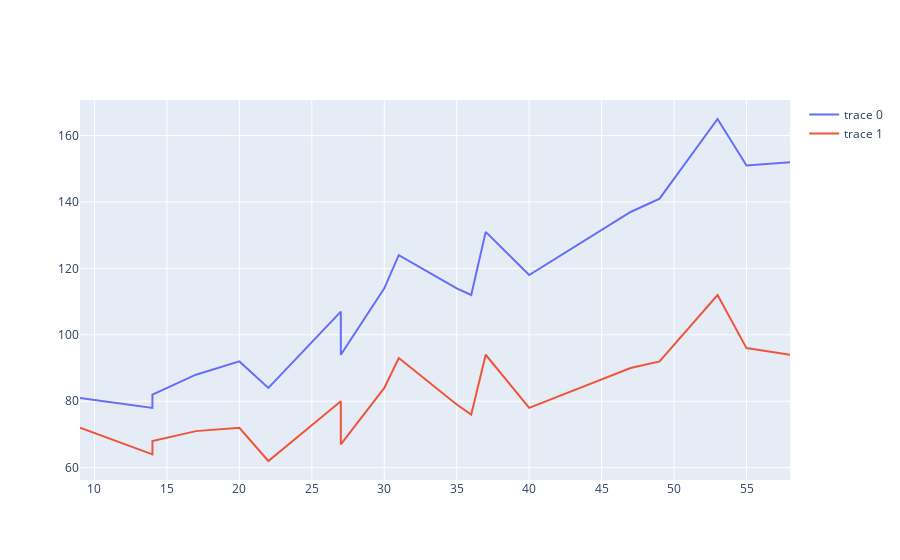

Notebook code for this chart:
### Code cell
init_notebook_mode(connected=True)  # initiate notebook for offline plot

trace0 = Scatter(
  x=df["Gap"],
  y=df["Men"]
)
trace1 = Scatter(
  x=df["Gap"],
  y=df["Women"]
)

iplot([trace0, trace1])

### Figure 1 — Plotly figure (JSON) as saved in the notebook; plotly's stock layout.template omitted (floating-point values rounded to 4 significant figures)
{"data": [{"type": "scatter", "x": [58, 55, 53, 49, 47, 40, 37, 36, 35, 33, 31, 30, 27, 27, 27, 22, 20, 17, 14, 14, 9], "y": [152, 151, 165, 141, 137, 118, 131, 112, 114, 119, 124, 114, 94, 100, 107, 84, 92, 88, 82, 78, 81]}, {"type": "scatter", "x": [58, 55, 53, 49, 47, 40, 37, 36, 35, 33, 31, 30, 27, 27, 27, 22, 20, 17, 14, 14, 9], "y": [94, 96, 112, 92, 90, 78, 94, 76, 79, 86, 93, 84, 67, 73, 80, 62, 72, 71, 68, 64, 72]}], "layout": {}}
